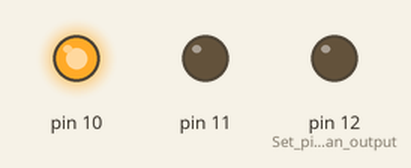
This sketch was run on a simulated Arduino Uno, built with avr-gcc and run on an emulated ATmega328P. Shown: output pins drawn as LEDs (lit = HIGH).

Above: at 2.5 s.
At 6.0 s:
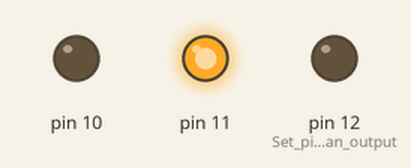
At 9.5 s:
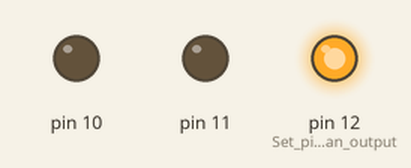
Timing chart, 0 to 15.6 s (numbered marks = the images above):
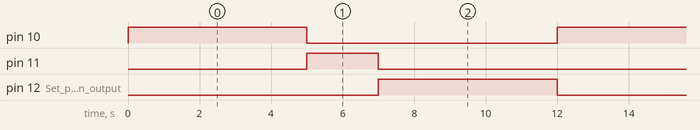

Measured:
- by itself, pin 10, pin 12 (Set_pin_7_as_an_output): alternates HIGH for 5.0 s and LOW for 7.0 s
- by itself, pin 11: alternates HIGH for 2.0 s and LOW for 10.0 s
- by itself, everything shown: repeats every 12.0 s, in 4 steps

The sketch:

Traffic_Light_Nano.ino
```cpp
void setup() {
  pinMode(12, OUTPUT);  // Set pin 7 as an output
  pinMode(11, OUTPUT);
  pinMode(10, OUTPUT);
}

void loop() {
  digitalWrite(10, HIGH); // Turn the LED on
  delay(5000);           // Wait for 1 second
  digitalWrite(10, LOW);  // Turn the LED off
  digitalWrite(11, HIGH);
  delay(2000);           // Wait for 1 second
  digitalWrite(11, LOW);
  digitalWrite(12, HIGH);
  delay(5000);           // Wait for 1 second
  digitalWrite(12, LOW);


}
```
